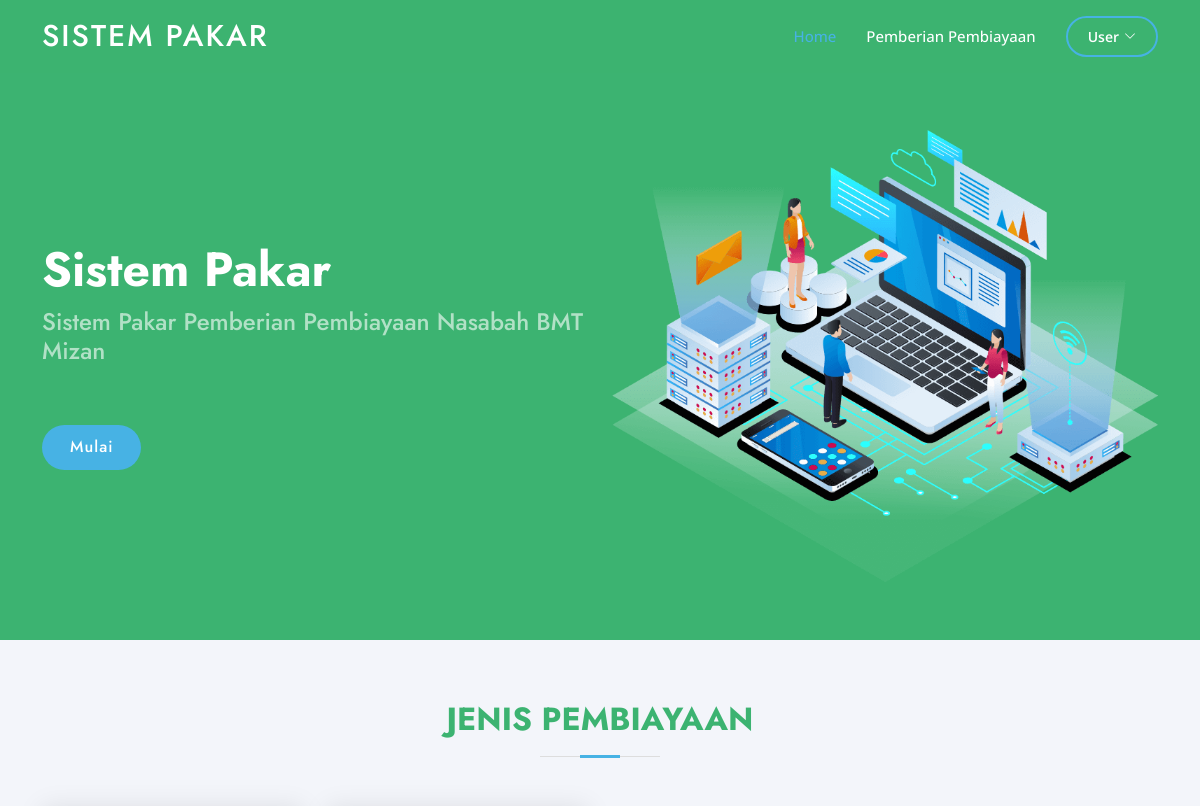
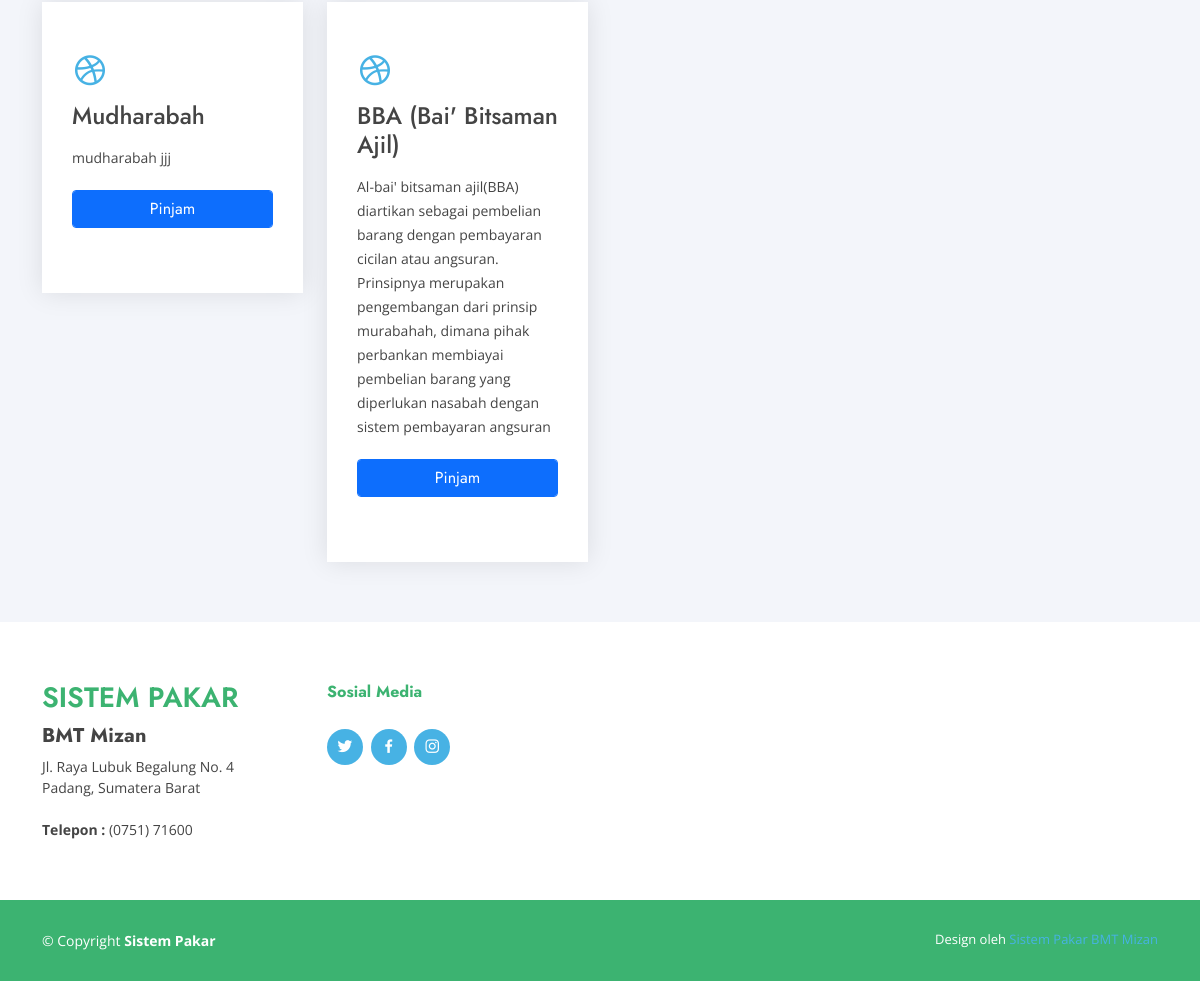
Page / (signed in) on the committed database (2 pictures, top to bottom).
### tables this page shows
CREATE TABLE `tb_jenis_pembiayaan` (
  `id_jenis_pembiayaan` int(11) NOT NULL,
  `jenis_pembiayaan` varchar(124) NOT NULL,
  `keterangan` text NOT NULL
);

### index.php (called while the page is built, shortened)
<?php include('halaman_awal/components/head.php'); ?>
<?php include('halaman_awal/components/header.php'); ?>
<?php include('content.php'); ?>
<?php include('halaman_awal/components/footer.php'); ?>
<?php include('halaman_awal/components/script.php'); ?>

### halaman_awal/home/home.php (the view, shortened to what this page needs)
<section id="hero" class="d-flex align-items-center">
    <div class="container">
        <div class="row">
            <div class="col-lg-6 d-flex flex-column justify-content-center pt-4 pt-lg-0 order-2 order-lg-1" data-aos="fade-up" data-aos-delay="200">
                <h1>Sistem Pakar</h1>
                <h2>Sistem Pakar Pemberian Pembiayaan Nasabah BMT Mizan</h2>
                <div class="d-flex justify-content-center justify-content-lg-start">
                    <a href="#services" class="btn-get-started scrollto">Mulai</a>
                </div>
            </div>
            <div class="col-lg-6 order-1 order-lg-2 hero-img" data-aos="zoom-in" data-aos-delay="200">
                <img src="assets/assets_user/img/hero-img.png" class="img-fluid animated" alt="">
            </div>
        </div>
    </div>
</section>
<main id="main">
    <section id="services" class="services section-bg">
        <div class="container" data-aos="fade-up">
            <div class="section-title">
                <h2>Jenis Pembiayaan</h2>
            </div>
            <div class="row">
                <div class="col-md-12">
                    <div class="row">
                        <?php
                        $jenisPembiayaan = mysqli_query($koneksi, "SELECT * FROM tb_jenis_pembiayaan ORDER BY id_jenis_pembiayaan DESC"); ?>
                        <?php foreach ($jenisPembiayaan as $value) : ?>
                            <div class="col-md-3" data-aos="zoom-in" data-aos-delay="100">
                                <div class="icon-box">
                                    <div class="icon"><i class="bx bxl-dribbble"></i></div>
                                    <h4><?= $value['jenis_pembiayaan']; ?></h4>
                                    <p><?= $value['keterangan']; ?></p>
                                    <h4 style="margin-top:20px;">
                                        <?php if (!isset($_SESSION['status'])) : ?>
                                            <a href="#" class="btn btn-primary form-control text-white text-center" data-toggle="modal" data-target="#logoutModal">Pinjam</a>
                                        <?php else : ?>
                                            <form action="?page=halaman_awal/pages/peminjaman/formpeminjaman" method="POST">
                                                <button type="submit" class="btn btn-primary form-control" name="pinjam">Pinjam</button>
                                            </form>
                                        <?php endif; ?>
                                    </h4>
                                </div>
                            </div>
                        <?php endforeach; ?>
                    </div>
                </div>
            </div>
        </div>
    </section>
</main>

### assets/assets_user/css/style.css (style rules this page uses)
body { font-family: "Open Sans", sans-serif; color: #444444; }
a { color: #47b2e4; text-decoration: none; }
h1, h2, h3, h4, h5, h6 { font-family: "Jost", sans-serif; }
#hero { width: 100%; height: 80vh; background: #3CB371; }
#hero .container { padding-top: 72px; }
#hero h1 { margin: 0 0 10px 0; font-size: 48px; font-weight: 700; line-height: 56px; color: #fff; }
#hero h2 { color: rgba(255, 255, 255, 0.6); margin-bottom: 50px; font-size: 24px; }
#hero .btn-get-started { font-family: "Jost", sans-serif; font-weight: 500; font-size: 16px; letter-spacing: 1px; display: inline-block; padding: 10px 28px 11px 28px; border-radius: 50px; transition: 0.5s; margin: 10px 0 0 0; color: #fff; background: #47b2e4; }
#hero .animated { animation: up-down 2s ease-in-out infinite alternate-reverse both; }
section { padding: 60px 0; overflow: hidden; }
.section-bg { background-color: #f3f5fa; }
.section-title { text-align: center; padding-bottom: 30px; }
.section-title h2 { font-size: 32px; font-weight: bold; text-transform: uppercase; margin-bottom: 20px; padding-bottom: 20px; position: relative; color: #3CB371; }
.section-title h2::before { content: ""; position: absolute; display: block; width: 120px; height: 1px; background: #ddd; bottom: 1px; left: calc(50% - 60px); }
.section-title h2::after { content: ""; position: absolute; display: block; width: 40px; height: 3px; background: #47b2e4; bottom: 0; left: calc(50% - 20px); }
.services .icon-box { box-shadow: 0px 0 25px 0 rgba(0, 0, 0, 0.1); padding: 50px 30px; transition: all ease-in-out 0.4s; background: #fff; }
.services .icon-box .icon { margin-bottom: 10px; }
.services .icon-box .icon i { color: #47b2e4; font-size: 36px; transition: 0.3s; }
.services .icon-box h4 { font-weight: 500; margin-bottom: 15px; font-size: 24px; }
.services .icon-box p { line-height: 24px; font-size: 14px; margin-bottom: 0; }

### rows in the picture
tb_jenis_pembiayaan: jenis_pembiayaan "Mudharabah", keterangan "mudharabah jjj"
tb_jenis_pembiayaan: jenis_pembiayaan "BBA (Bai' Bitsaman Ajil)", keterangan "Al-bai' bitsaman ajil(BBA) diartikan sebagai pembelian barang dengan pembayaran cicilan atau angsuran. Prinsipnya merupakan pengembangan dari prinsip murabahah, dimana pihak perbankan membiayai pembelian barang yang diperlukan nasabah dengan sistem pembayaran angsuran"
